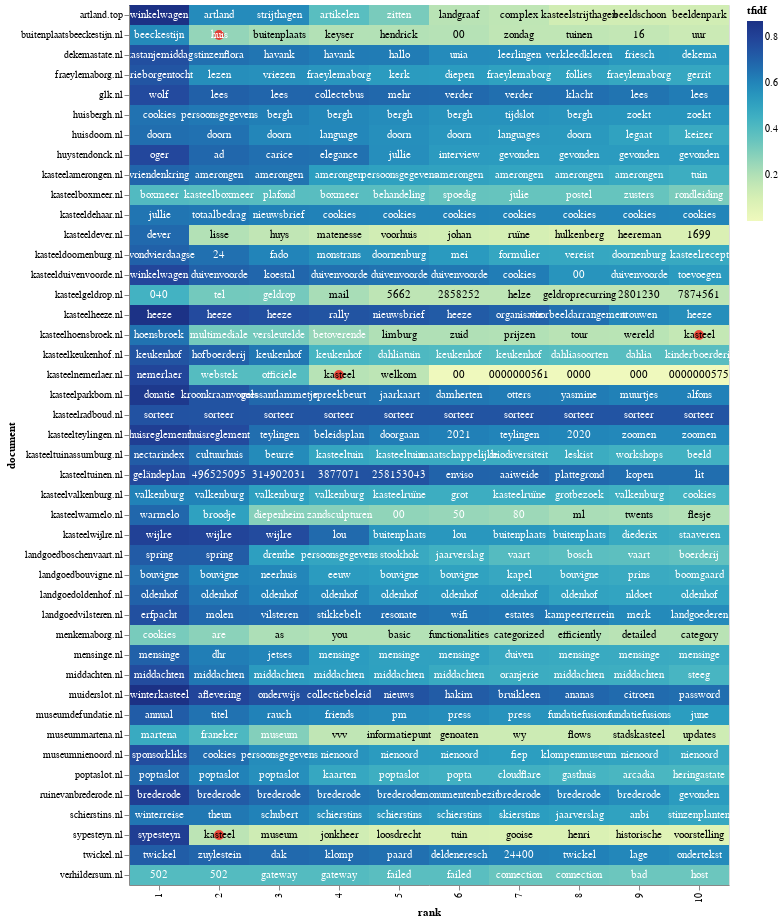

The cell this chart's notebook holds for it:
### Code cell
top_tfidf = tfidf_df.sort_values(by=['document','tfidf'], ascending=[True,False]).groupby(['document']).head(10)

# Terms in this list will get a red dot in the visualization
term_list = ['kasteel', 'huis']

# adding a little randomness to break ties in term ranking
top_tfidf_plusRand = top_tfidf.copy()
top_tfidf_plusRand['tfidf'] = top_tfidf_plusRand['tfidf'] + np.random.rand(top_tfidf.shape[0])*0.0001

# base for all visualizations, with rank calculation
base = alt.Chart(top_tfidf_plusRand).encode(
    x = 'rank:O',
    y = 'document:N'
).transform_window(
    rank = "rank()",
    sort = [alt.SortField("tfidf", order="descending")],
    groupby = ["document"],
)

# heatmap specification
heatmap = base.mark_rect().encode(
    color = 'tfidf:Q'
)

# red circle over terms in above list
circle = base.mark_circle(size=100).encode(
    color = alt.condition(
        alt.FieldOneOfPredicate(field='term', oneOf=term_list),
        alt.value('red'),
        alt.value('#FFFFFF00')
    )
)

# text labels, white for darker heatmap colors
text = base.mark_text(baseline='middle').encode(
    text = 'term:N',
    color = alt.condition(alt.datum.tfidf >= 0.23, alt.value('white'), alt.value('black'))
)

# display the three superimposed visualizations
(heatmap + circle + text).properties(width = 600)

### Figure 1 — Vega-Lite specification as saved in the notebook (floating-point values rounded to 4 significant figures; data arrays with more than 128 entries replaced by an {"elided": "..."} marker saying what was removed)
{"config": {"view": {"continuousWidth": 300, "continuousHeight": 300}}, "layer": [{"mark": {"type": "rect"}, "encoding": {"color": {"field": "tfidf", "type": "quantitative"}, "x": {"field": "rank", "type": "ordinal"}, "y": {"field": "document", "type": "nominal"}}, "transform": [{"window": [{"op": "rank", "field": "", "as": "rank"}], "groupby": ["document"], "sort": [{"field": "tfidf", "order": "descending"}]}]}, {"mark": {"type": "circle", "size": 100}, "encoding": {"color": {"condition": {"test": {"field": "term", "oneOf": ["kasteel", "huis"]}, "value": "red"}, "value": "#FFFFFF00"}, "x": {"field": "rank", "type": "ordinal"}, "y": {"field": "document", "type": "nominal"}}, "transform": [{"window": [{"op": "rank", "field": "", "as": "rank"}], "groupby": ["document"], "sort": [{"field": "tfidf", "order": "descending"}]}]}, {"mark": {"type": "text", "baseline": "middle"}, "encoding": {"color": {"condition": {"test": "(datum.tfidf >= 0.23)", "value": "white"}, "value": "black"}, "text": {"field": "term", "type": "nominal"}, "x": {"field": "rank", "type": "ordinal"}, "y": {"field": "document", "type": "nominal"}}, "transform": [{"window": [{"op": "rank", "field": "", "as": "rank"}], "groupby": ["document"], "sort": [{"field": "tfidf", "order": "descending"}]}]}], "data": {"name": "data-2b91562c10ee8301992918b9a8fc51d0"}, "width": 600, "$schema": "https://vega.github.io/schema/vega-lite/v5.16.3.json", "datasets": {"data-2b91562c10ee8301992918b9a8fc51d0": {"elided": "440 records"}}}
